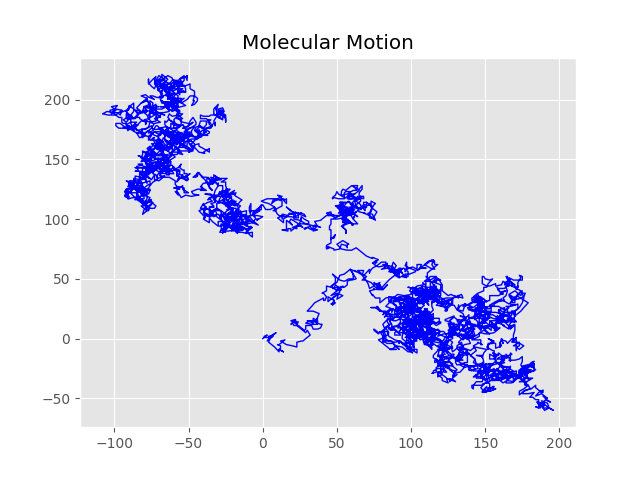

Write the Python code that produced this figure.
import matplotlib.pyplot as plt

from random_walk import RandomWalk

rw = RandomWalk()
rw.fill_walk()

plt.style.use('ggplot')
fig, ax = plt.subplots()
plt.plot(rw.x_values, rw.y_values, color='blue', linewidth=1)

ax.set_title('Molecular Motion')

plt.savefig('molecular_motion.png')
plt.show()
